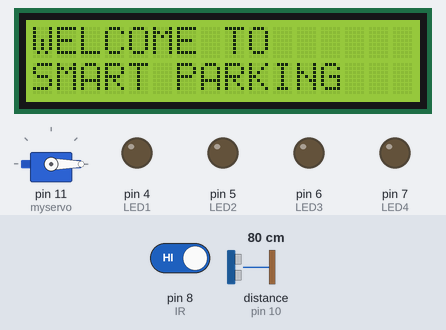
Recording of a sketch running on a simulated Arduino Uno, built with avr-gcc and run on an emulated ATmega328P. On the bench: servo, 16×2 character LCD, output pins drawn as LEDs (lit = HIGH). Inputs (shaded band) come from the test bench; at power-on: pin 8 (IR) HIGH, distance to the obstacle (sensor on pin 10) 80 cm. The echo pulse lasts 58.3 µs per cm; pins used as bus, display or sensor lines are not drawn; what the sketch prints to the serial monitor is not drawn.

Above: at 10.2 s.
10.3 s: pin 8 (IR) driven LOW
At 13.3 s:
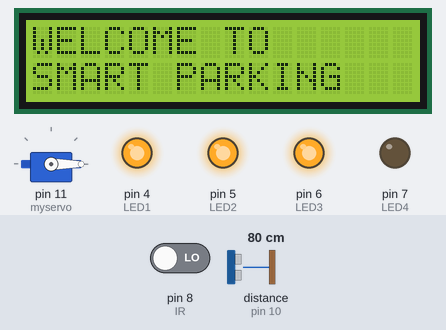
At 19.1 s:
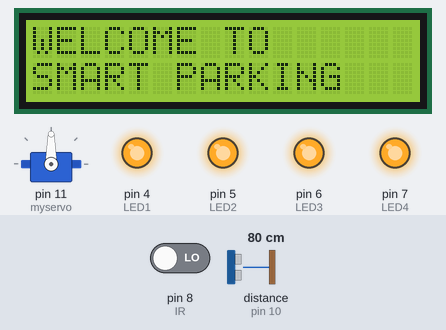
Timing chart, 0 to 20.6 s (numbered marks = the images above; inputs shaded):
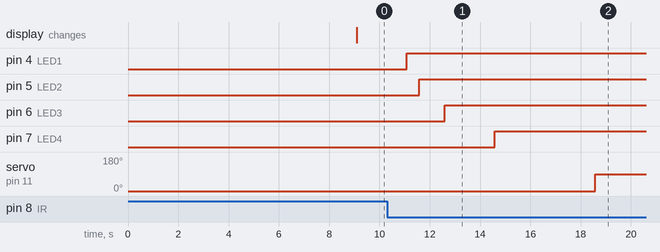

Measured:
- after the input at 10.3 s, pin 4 (LED1): LOW → HIGH after 0.79 s; pin 5 (LED2): LOW → HIGH after 1.3 s; pin 6 (LED3): LOW → HIGH after 2.3 s; pin 7 (LED4): LOW → HIGH after 4.3 s; servo on pin 11 (myservo): 0° → 90° after 8.3 s

The sketch:

mini_pro1.ino
```cpp
#include <LiquidCrystal_I2C.h>
#include <Wire.h>
#include <Servo.h>

// LEDs
#define LED1 4
#define LED2 5
#define LED3 6
#define LED4 7

// IR sensor
#define IR 8

// Ultrasonic
#define trig 9
#define echo 10

// Servo
Servo myservo;

// LCD
LiquidCrystal_I2C lcd(0x27, 16, 2);

float distance;

bool gateOpen = false;


// ---------------- LED ON ----------------
void ledsON()
{
  digitalWrite(LED1, HIGH);
  delay(500);
  digitalWrite(LED2, HIGH);
  delay(1000);
  digitalWrite(LED3, HIGH);
  delay(2000);
  digitalWrite(LED4, HIGH);
  delay(4000);
}


// ---------------- LED OFF ----------------
void ledsOFF()
{
  digitalWrite(LED1, LOW);
  delay(1000);
  digitalWrite(LED2, LOW);
  delay(2000);
  digitalWrite(LED3, LOW);
  delay(3000);
  digitalWrite(LED4, LOW);
  delay(3000);
}


// ---------------- ULTRASONIC ----------------
float ultra()
{
  digitalWrite(trig, LOW);
  delayMicroseconds(2);

  digitalWrite(trig, HIGH);
  delayMicroseconds(10);

  digitalWrite(trig, LOW);

  long duration = pulseIn(echo, HIGH);

  float d = 0.0343 * duration / 2;

  Serial.print("Distance = ");
  Serial.print(d);
  Serial.println(" cm");

  return d;
}


// ---------------- SETUP ----------------
void setup()
{
  pinMode(LED1, OUTPUT);
  pinMode(LED2, OUTPUT);
  pinMode(LED3, OUTPUT);
  pinMode(LED4, OUTPUT);

  pinMode(IR, INPUT);

  pinMode(trig, OUTPUT);
  pinMode(echo, INPUT);

  Serial.begin(9600);

  myservo.attach(11);

  // Initially gate closed
  myservo.write(0);

  ledsOFF();

  lcd.init();
  lcd.backlight();

  lcd.setCursor(0, 0);
  lcd.print("WELCOME TO");

  lcd.setCursor(0, 1);
  lcd.print("SMART PARKING");
}


// ---------------- LOOP ----------------
void loop()
{
  int value = digitalRead(IR);


  // -------- IR DETECTS CAR --------
  if (value == LOW && gateOpen == false)
  {
    Serial.println("CAR DETECTED BY IR");

    // LEDs ON
    ledsON();

    // Open gate
    myservo.write(90);

    gateOpen = true;

    delay(500);
  }


  // -------- ULTRASONIC CHECK --------
  if (gateOpen == true)
  {
    distance = ultra();

    // Object detected by ultrasonic
    if (distance > 0 && distance < 10)
    {
      Serial.println("CAR DETECTED BY ULTRASONIC");
      Serial.println("GATE CLOSED");

      // Close gate
      myservo.write(0);

      // LEDs OFF
      ledsOFF();

      gateOpen = false;

      delay(1000);
    }
  }

  delay(1000);
}
```
